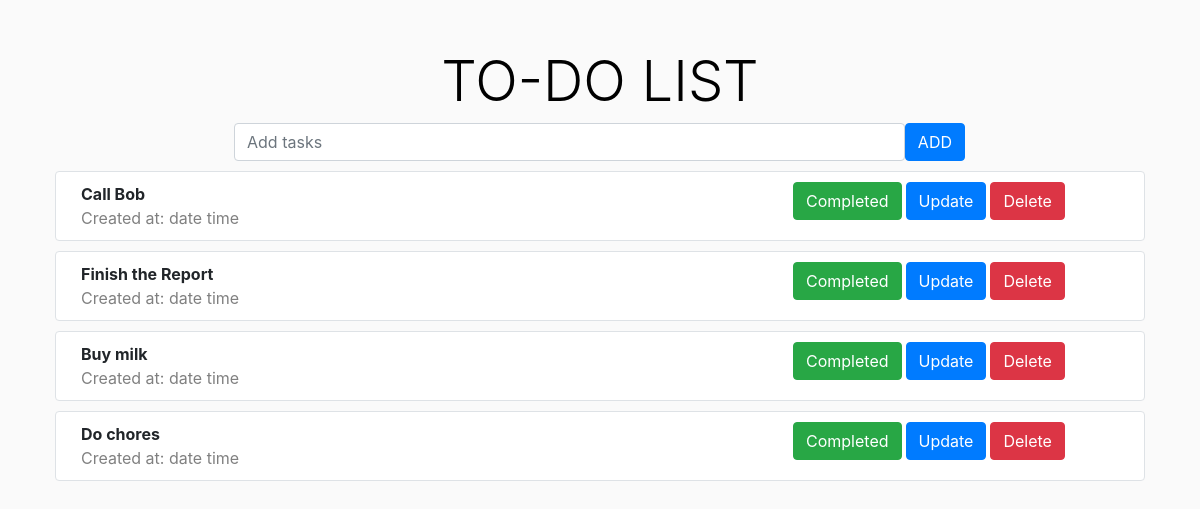
/todo/, run on an earlier commit of the app's database.
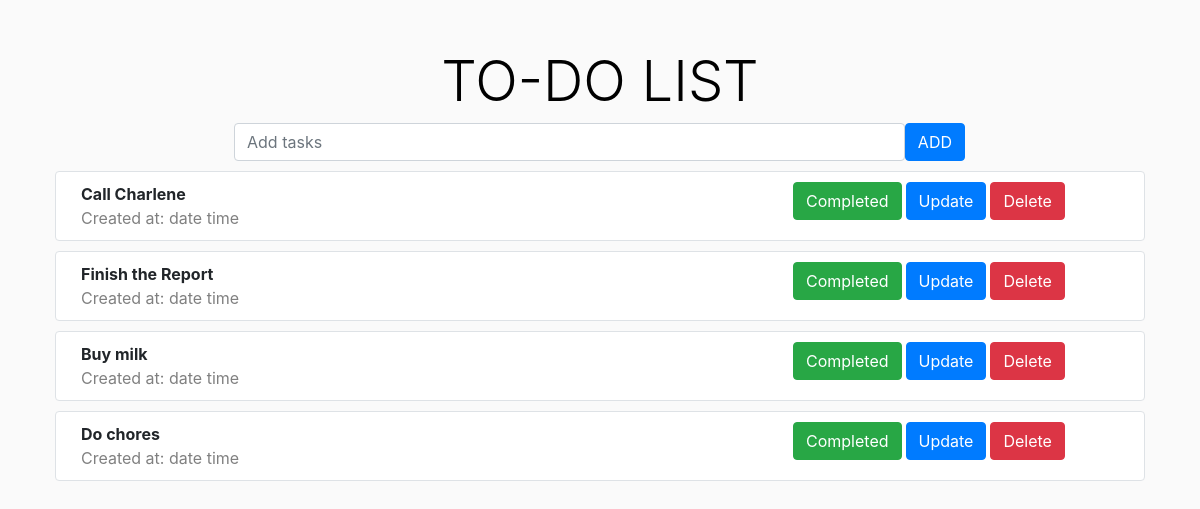
And on a later commit of the database.
### todo/models.py (models this page shows)
class Task(models.Model):
    task = models.CharField(max_length=200)
    completed = models.BooleanField(max_length=30)
    created_at = models.DateTimeField(auto_now_add=True)
    def __str__(self):
        return self.task

### todo/views.py (the view)
# urls.py: path('', views.index, name="index"),
def index(request):
    tasks = Task.objects.all()
    context = {'tasks': tasks}
    return render(request, 'todo/index.html', context)

### templates/todo/index.html (shortened to what this page needs)
{% extends 'todo/base.html' %}
{% block body %}
    <div class="row justify-content-center">
        <div class="col-8 align-center">
            <form action="{% url 'add' %}" method="post">
            <div class="input-group-append">
                <input type="text" class="form-control" placeholder="Add tasks" name="task">
                <button class="btn btn-primary" type="submit">ADD</button>
            </div>
            </form>
        </div>
    </div>
    {% for task in tasks %}
        <div class="row taskbox border">
            <div class="col-8 justify-content-start">
                <div class="font-weight-bold">{{ task }}</div>
                <div class="datetime">Created at: {{ created_at }} date time</div>
            </div>
            <div class=" col-4 d-flex taskButtons">
                <div class="mr-1"><button class="btn btn-success" type="submit">Completed</button></div>
                <div class="mr-1"><a href="{% url 'update' %}?id={{ task.id }}"><button class="btn btn-primary" type="submit">Update</button></a></div>
                <div><a href="{% url 'delete' %}?id={{ task.id }}"><button class="btn btn-danger" type="submit">Delete</button></a></div>
            </div>
        </div>
    {% endfor %}
{% endblock %}

What changed in the data, as far as the page shows it:
changed Task: task "Call Bob" → "Call Charlene"
